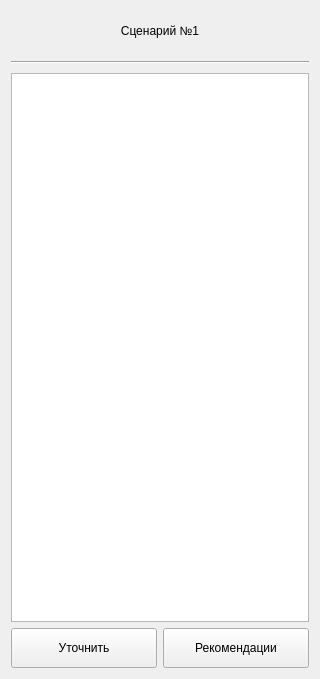
<?xml version="1.0" encoding="UTF-8"?>
<ui version="4.0">
 <class>ScenarioWidget</class>
 <widget class="QWidget" name="ScenarioWidget">
  <property name="geometry">
   <rect>
    <x>0</x>
    <y>0</y>
    <width>320</width>
    <height>679</height>
   </rect>
  </property>
  <property name="windowTitle">
   <string>Form</string>
  </property>
  <layout class="QVBoxLayout" name="verticalLayout">
   <item>
    <widget class="QLabel" name="label_scenario_title">
     <property name="minimumSize">
      <size>
       <width>0</width>
       <height>40</height>
      </size>
     </property>
     <property name="text">
      <string>Сценарий №1</string>
     </property>
     <property name="alignment">
      <set>Qt::AlignCenter</set>
     </property>
    </widget>
   </item>
   <item>
    <widget class="Line" name="split_line">
     <property name="minimumSize">
      <size>
       <width>0</width>
       <height>10</height>
      </size>
     </property>
     <property name="orientation">
      <enum>Qt::Horizontal</enum>
     </property>
    </widget>
   </item>
   <item>
    <widget class="QTextEdit" name="textEdit_scenario_decription"/>
   </item>
   <item>
    <layout class="QHBoxLayout" name="horizontalLayout">
     <item>
      <widget class="QPushButton" name="pushButton_clarify">
       <property name="minimumSize">
        <size>
         <width>0</width>
         <height>40</height>
        </size>
       </property>
       <property name="text">
        <string>Уточнить</string>
       </property>
      </widget>
     </item>
     <item>
      <widget class="QPushButton" name="pushButton_recommendations">
       <property name="minimumSize">
        <size>
         <width>0</width>
         <height>40</height>
        </size>
       </property>
       <property name="text">
        <string>Рекомендации</string>
       </property>
      </widget>
     </item>
    </layout>
   </item>
  </layout>
 </widget>
 <resources/>
 <connections/>
</ui>
